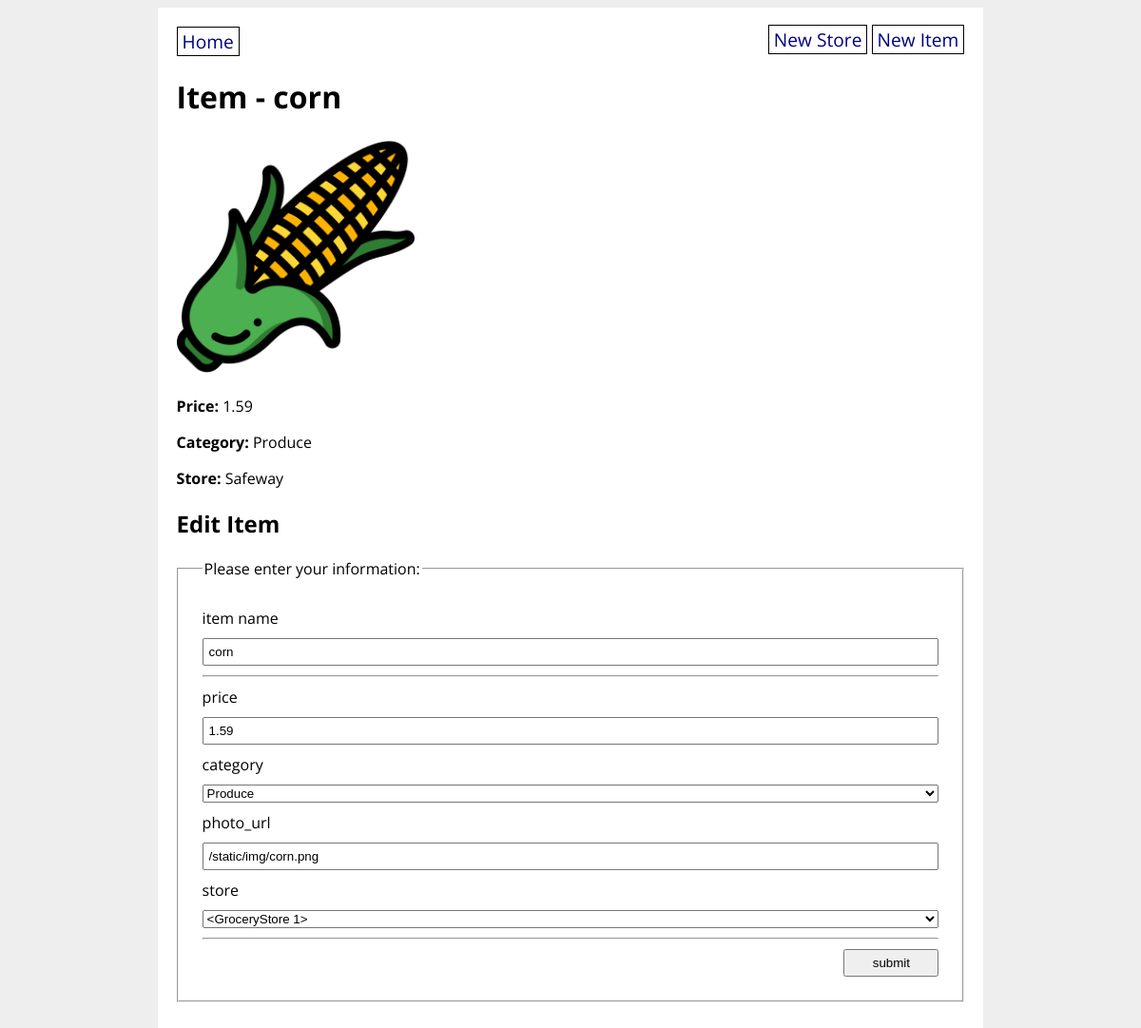
Screenshot of /item/4 with the database file from the repository.
### grocery_app/models.py (models this page shows)
class GroceryItem(db.Model):
    id = db.Column(db.Integer, primary_key=True)
    name = db.Column(db.String(80), nullable=False)
    price = db.Column(db.Float(precision=2), nullable=False)
    category = db.Column(db.Enum(ItemCategory), default=ItemCategory.OTHER)
    photo_url = db.Column(URLType)
    store_id = db.Column(db.Integer, db.ForeignKey('grocery_store.id'), nullable=False)
    store = db.relationship('GroceryStore', back_populates='items')

class GroceryStore(db.Model):
    id = db.Column(db.Integer, primary_key=True)
    title = db.Column(db.String(80), nullable=False)
    address = db.Column(db.String(200), nullable=False)
    items = db.relationship('GroceryItem', back_populates='store')

### grocery_app/routes.py (the view, shortened to what this page needs)
@main.route("/item/<item_id>", methods=["GET", "POST"])
def item_detail(item_id):
    item = GroceryItem.query.get(item_id)
    form = GroceryItemForm(obj=item)
    return render_template("item_detail.html", item=item, form=form)

### grocery_app/forms.py
class GroceryItemForm(FlaskForm):
    name = StringField('item name',
        validators=[
            DataRequired(),
            Length(min=3, max=80, message="item name needs to be betweeen 3 and 80 chars")
        ])
    price = FloatField('price')
    category = SelectField('category', choices= ItemCategory.choices())
    photo_url = StringField('photo_url')
    store= QuerySelectField('store',query_factory=lambda: GroceryStore.query )
    submit = SubmitField('submit')

### grocery_app/utils.py (called while the page is built)
    def __str__(self):
        return str(self.value)

### grocery_app/templates/item_detail.html
{% extends 'base.html' %}
{% block content %}
<h1>Item - {{ item.name }}</h1>
<p><img src="{{ item.photo_url }}" width="250px" height="250px"></p>
<p><strong>Price:</strong> {{ item.price }}</p>
<p><strong>Category:</strong> {{ item.category }}</p>
<p><strong>Store:</strong> {{ item.store.title }}</p>
<h2>Edit Item</h2>
<form>
    <fieldset>
        <legend>Please enter your information:</legend>
        {{ form.name.label }}
        {{ form.name }}
        <hr>
        {{ form.price.label }}
        {{ form.price }}
        {{form.category.label }}
        {{ form.category }}
        {{ form.photo_url.label }}
        {{ form.photo_url }}
        {{ form.store.label }}
        {{ form.store }}
        <hr>
        {{ form.submit }}
    </fieldset>
</form>
{% endblock %}

### grocery_app/static/style.css (style rules this page uses)
body { display: flex; flex-direction: column; align-items: center; background-color: #eee; font-family: 'Open Sans', sans-serif; }
fieldset { display: flex; flex-direction: column; margin: 20px 0; padding: 20px; }
fieldset * { margin: 5px; }
fieldset input { padding: 5px; }
input[type=submit] { width: 100px; align-self: flex-end; }

### rows the page displays
GroceryItem: name "corn", photo_url (picture), price "1.59", category "Produce", photo_url "/static/img/corn.png", store "<GroceryStore 1>"
GroceryStore: store "Safeway"
